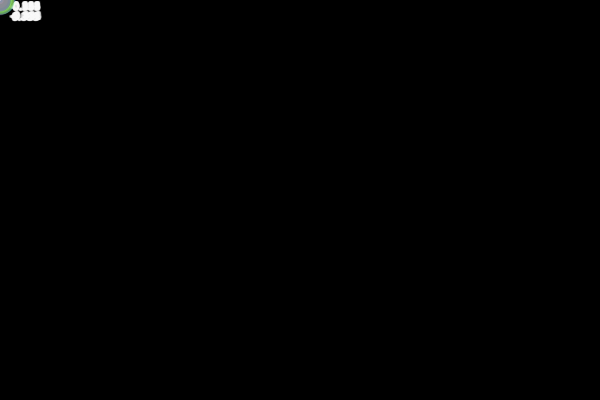
Frame 1 (no input)
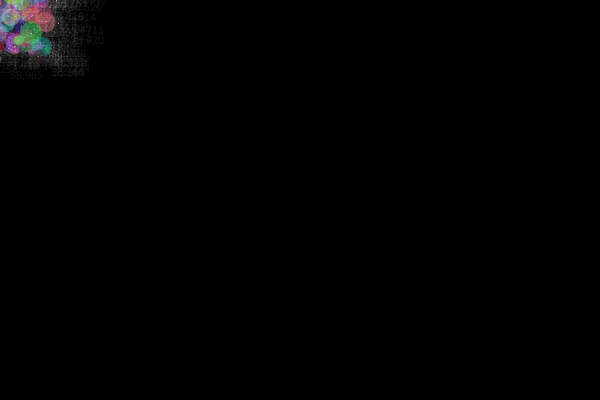
Frame 60 (the mouse pressed at the canvas centre just before this capture)
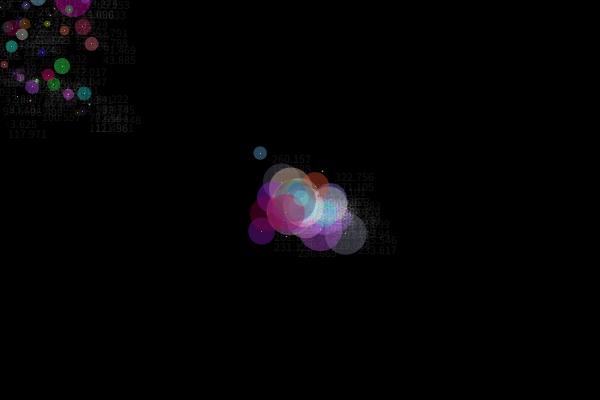
Frame 120 (the mouse held since frame 60 and released just before this capture)

The Processing sketch that drew these frames (run headless with seeded random() and noise(); from frame 60 on, the mouse is pressed at the canvas centre):

// Processing sketch: processing_55573
// ── processing_55573.pde

int num=200;
SpreadC[]sc=new SpreadC[num];

void setup() {
  size(600, 400);
  smooth();
  for (int i=0; i<num; i++) {
    sc[i]=new SpreadC(mouseX, mouseY, random(-1, 1), random(-1, 1), random(1, 30), 
    random(255), random(255), random(255));
  }
}

void draw() {
  background(0);
  for (int i=0; i<num; i++) {
    sc[i].update();
    sc[i].display();
  }
}

class SpreadC {
  float X, Y, amX, amY, es, R, G, B;
  SpreadC(float nX, float nY, float nAmX, float nAmY, float nEs, 
  float nR, float nG, float nB) {
    X=nX;
    Y=nY;
    amX=nAmX;
    amY=nAmY;
    es=nEs;
    R=nR;
    G=nG;
    B=nB;
  }

  void update() {
    X=X+amX;
    Y=Y+amY;
    es-=0.1;
    if (es<0) {
      X=mouseX;
      Y=mouseY;
      amX=random(-1, 1);
      amY=random(-1, 1);
      es=random(1, 50);
      R=random(255);
      G=random(255);
      B=random(255);
    }
  }

  void display() {
    stroke(255);
    point(X, Y);
    noStroke();
    fill(R, G, B, 100);
    ellipse(X, Y, es, es);
    fill(255, 20);
    text(X, X+10, Y+10);
    text(Y, X+10, Y+20);
  }
}
